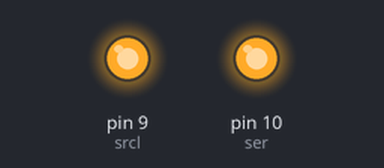
The sketch below on a simulated Arduino Uno, built with avr-gcc and run on an emulated ATmega328P. Parts: output pins drawn as LEDs (lit = HIGH). Pins used as bus, display or sensor lines are not drawn.

Above: at 0.1 s.
At 34.1 s:
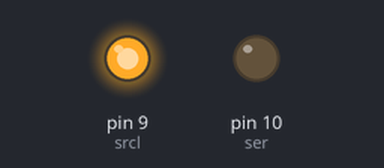
Timing chart, 0 to 36.5 s (numbered marks = the images above):
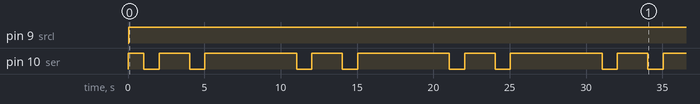

Measured:
- by itself, pin 9 (srcl): LOW → HIGH at 0.04 s
- by itself, pin 10 (ser): repeats every 10.0 s: LOW 1.0 s, HIGH 2.0 s, LOW 1.0 s, HIGH 6.0 s

The sketch:

7_segment.ino
```cpp
int val = 0;
int rclk = 8, srcl = 9, ser = 10;
int tabChiffres[11][7] = {{0, 1, 1, 1, 1, 1, 1}, {0, 0, 0, 0, 1, 1, 0}, {1, 0, 1, 1, 0, 1, 1}, {1, 0, 0, 1, 1, 1, 1}, {1, 1, 0, 0, 1, 1, 0}, {1, 1, 0, 1, 1, 0, 1}, {1, 1, 1, 1, 1, 0, 1}, {0, 0, 0, 0, 1, 1, 1}, {1, 1, 1, 1, 1, 1, 1}, {1, 1, 0, 1, 1, 1, 1}, {0, 0, 0, 0, 0, 0, 0}};

void setup() {
  // l'afficheur n°1
  pinMode(rclk, OUTPUT);
  pinMode(srcl, OUTPUT);
  pinMode(ser, OUTPUT);
}

void loop() {
  affiche_nombre(val);
  val = (val + 1) % 100;
  delay(1000);

}

void affiche_nombre(int n) {
  int unite = n % 10;
  int dizaine = n / 10;

  // si n=-1, on efface tout sur l'afficheur
  if (n == -1) {
    unite = 10;
    dizaine = 10;
  }
  // on entre tous les segments correspondant au chiffre des dizaines dans le registre à décalage
  for (int i = 0; i < 7; i++) {
    // on présente l'entrée sur le registre à décalage
    digitalWrite(ser, tabChiffres[dizaine][i]);
    // on active l'écriture en envoyant un front montant sur srcl
    digitalWrite(srcl, LOW);
    digitalWrite(srcl, HIGH);
  }
  // comme le 8 eme emplacement du registre n'est pas utilisé on envoie une valeur quelconque dans le registre
  digitalWrite(srcl, LOW);
  digitalWrite(srcl, HIGH);

  // on entre tous les segments correspondant au chiffre des unités dans le registre à décalage
  for (int i = 0; i < 7; i++) {
    // on présente l'entrée sur le registre à décalage
    digitalWrite(ser, tabChiffres[unite][i]);
    // on active l'écriture en envoyant un front montant sur srcl

    digitalWrite(srcl, LOW);
    digitalWrite(srcl, HIGH);
  }
  // comme le 8 eme emplacement du registre n'est pas utilisé on envoie une valeur quelconque dans le registre
  digitalWrite(rclk, LOW);
  digitalWrite(rclk, HIGH);
}
```
